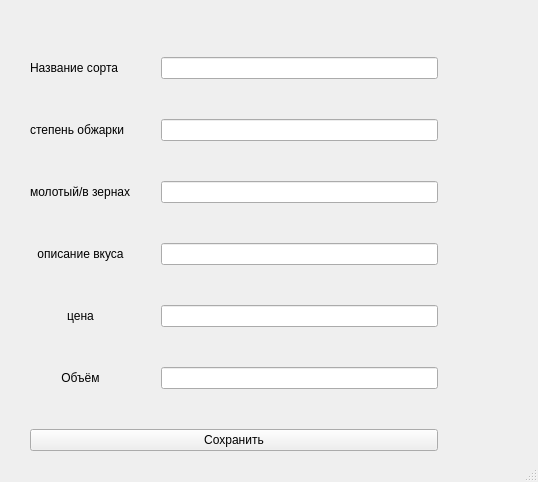
<?xml version="1.0" encoding="UTF-8"?>
<ui version="4.0">
 <class>MainWindow</class>
 <widget class="QMainWindow" name="MainWindow">
  <property name="geometry">
   <rect>
    <x>0</x>
    <y>0</y>
    <width>538</width>
    <height>482</height>
   </rect>
  </property>
  <property name="windowTitle">
   <string>MainWindow</string>
  </property>
  <widget class="QWidget" name="centralwidget">
   <layout class="QGridLayout" name="gridLayout">
    <property name="leftMargin">
     <number>30</number>
    </property>
    <property name="rightMargin">
     <number>100</number>
    </property>
    <property name="horizontalSpacing">
     <number>30</number>
    </property>
    <property name="verticalSpacing">
     <number>40</number>
    </property>
    <item row="2" column="1">
     <widget class="QLineEdit" name="roastEdit"/>
    </item>
    <item row="3" column="1">
     <widget class="QLineEdit" name="molotEdit"/>
    </item>
    <item row="4" column="1">
     <widget class="QLineEdit" name="descrEdit"/>
    </item>
    <item row="6" column="0">
     <widget class="QLabel" name="label_6">
      <property name="text">
       <string>Объём</string>
      </property>
      <property name="alignment">
       <set>Qt::AlignCenter</set>
      </property>
     </widget>
    </item>
    <item row="7" column="0" rowspan="2" colspan="2">
     <widget class="QPushButton" name="pushButton">
      <property name="text">
       <string>Сохранить</string>
      </property>
     </widget>
    </item>
    <item row="1" column="0">
     <widget class="QLabel" name="label">
      <property name="text">
       <string>Название сорта</string>
      </property>
     </widget>
    </item>
    <item row="3" column="0">
     <widget class="QLabel" name="label_3">
      <property name="text">
       <string>молотый/в зернах</string>
      </property>
     </widget>
    </item>
    <item row="2" column="0">
     <widget class="QLabel" name="label_2">
      <property name="text">
       <string>степень обжарки</string>
      </property>
     </widget>
    </item>
    <item row="5" column="0">
     <widget class="QLabel" name="label_5">
      <property name="text">
       <string>цена</string>
      </property>
      <property name="textFormat">
       <enum>Qt::AutoText</enum>
      </property>
      <property name="alignment">
       <set>Qt::AlignCenter</set>
      </property>
     </widget>
    </item>
    <item row="5" column="1">
     <widget class="QLineEdit" name="priceEdit"/>
    </item>
    <item row="4" column="0">
     <widget class="QLabel" name="label_4">
      <property name="text">
       <string>описание вкуса</string>
      </property>
      <property name="alignment">
       <set>Qt::AlignCenter</set>
      </property>
     </widget>
    </item>
    <item row="1" column="1">
     <widget class="QLineEdit" name="nameEdit"/>
    </item>
    <item row="6" column="1">
     <widget class="QLineEdit" name="VEdit"/>
    </item>
    <item row="0" column="0">
     <spacer name="verticalSpacer">
      <property name="orientation">
       <enum>Qt::Vertical</enum>
      </property>
      <property name="sizeHint" stdset="0">
       <size>
        <width>20</width>
        <height>40</height>
       </size>
      </property>
     </spacer>
    </item>
   </layout>
  </widget>
  <widget class="QMenuBar" name="menubar">
   <property name="geometry">
    <rect>
     <x>0</x>
     <y>0</y>
     <width>538</width>
     <height>21</height>
    </rect>
   </property>
  </widget>
  <widget class="QStatusBar" name="statusbar"/>
 </widget>
 <resources/>
 <connections/>
</ui>
